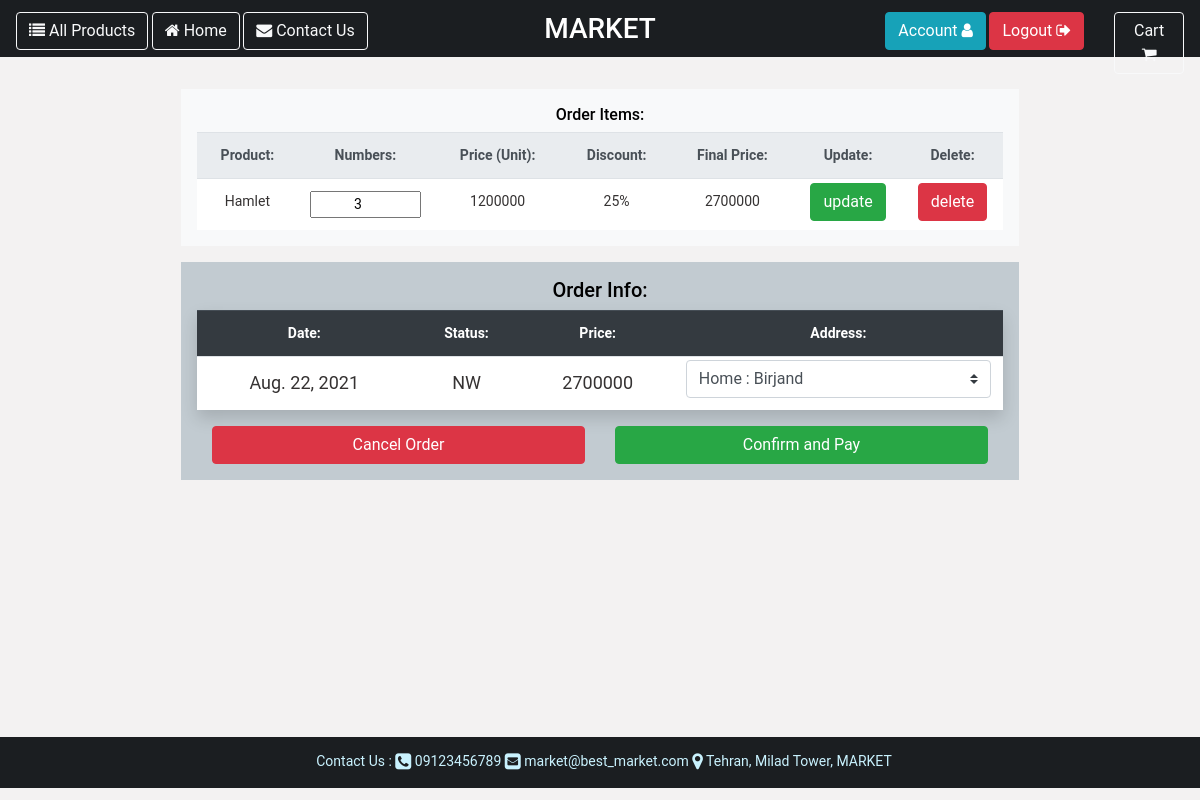
/order/cart/ (signed in), run on the app's committed database.
### order/models.py (models this page shows, shortened)
class OrderItem(BaseModel):
    product = models.ForeignKey(Product, verbose_name=_('selected product'),
                                help_text=_('select product for add to your Cart'), on_delete=models.CASCADE,
                                null=True, blank=True)
    product_number = models.IntegerField(verbose_name=_('numbers'), help_text=_('specify number of selected product'),
                                         null=False, blank=False, default=1)
    cart = models.ForeignKey(Cart, verbose_name=_('cart'), help_text=_('specify cart'), null=True, blank=True,
                             on_delete=models.CASCADE, related_name='cart_orderitems',
                             related_query_name='customer_cart_orderitems')
    def check_inventory(self):
        if self.product_number >= 1:
            if self.product.inventory_status() == 'Available':
                if self.product_number <= self.product.inventory:
                    return True
                else:
                    return _('Inventory shortage for this numbers!')
            else:
                return _('This product is unavailable!')
        else:
            return _('This number is incorrect!')
    def calculate_order_item_price(self):
        checking = self.check_inventory()
        if checking:
            order_item_price = self.product_number * self.product.calculate_final_price()
            return int(order_item_price)
        else:
            return checking

class Cart(BaseModel):
    customer = models.ForeignKey(Customer, verbose_name=_('customer'),
                                 help_text=_('specify owner customer for cart'),
                                 null=True, blank=True, on_delete=models.PROTECT)
    status = models.CharField(verbose_name=_('cart status'), help_text=_('display cart status'), max_length=20,
                              blank=False, null=False, choices=[('WA', _('waiting')), ('PD', _('paid'))],
                              default='WA')
    final_price = models.IntegerField(verbose_name=_('final price'), help_text=_('final cart price'),
                                    null=True, blank=True)
    order_status = models.CharField(verbose_name=_('customer order status'), help_text=_('display status of order'),
                                    blank=False, null=False,
                                    choices=[('NW', _('new')), ('SN', _('send')), ('CA', _('cancel'))],
                                    default='NW', max_length=20)
    order_address = models.ForeignKey(Address, verbose_name=_('customer address'),
                                      help_text=_('specify address for send order'),
                                      null=True, blank=True, on_delete=models.PROTECT)
    def order_date(self):
        return self.create_timestamp.date()
    def cart_price(self):
        items = OrderItem.objects.filter(cart__customer=self.customer)
        all_items = items.filter(cart__status='WA')
        price = 0
        for item in all_items:
            price += item.product.calculate_final_price() * item.product_number
        return int(price)
    def save(self, force_insert=False, force_update=False, using=None, update_fields=None):
        p = self.cart_price()
        self.final_price = p
        super().save(force_insert, force_update, using, update_fields)

### product/models.py (models this page shows, shortened)
class Product(BaseModel):
    name = models.CharField(verbose_name=_('english name'), max_length=50, help_text=_('enter name in english'),
                            null=False, blank=False)
    name_fa = models.CharField(verbose_name=_('farsi name'), max_length=50, help_text=_('enter name in farsi'),
                               null=False, blank=False)
    company_brand = models.CharField(verbose_name=_('english company brand'), max_length=30,
                                     help_text='enter company brand name in english', null=False, blank=False)
    company_brand_fa = models.CharField(verbose_name=_('farsi company brand'), max_length=30,
                                        help_text='enter company brand name in farsi', null=False, blank=False)
    category = models.ForeignKey(Category, verbose_name=_('category'), help_text=_('specify category'),
                                 on_delete=models.RESTRICT, null=False, blank=False)
    discount = models.ForeignKey(Discount, verbose_name=_('discount'), help_text=_('specify discount'),
                                 null=False, blank=False, on_delete=models.SET(0))
    price = models.IntegerField(verbose_name=_('price'), help_text=_('enter price'), null=False, blank=False)
    inventory = models.IntegerField(verbose_name=_('inventory'), help_text=_('specify product inventory'),
                                    null=False, blank=False)
    image = models.FileField(verbose_name=_('product image'), help_text=_('upload image of product'), null=True,
                             blank=True, upload_to='product/images/')
    specifications = models.CharField(verbose_name=_('english product specifications'), null=True, blank=True,
                                      help_text=_('enter product specifications in english'), max_length=100)
    specifications_fa = models.CharField(verbose_name=_('farsi product specifications'), null=True, blank=True,
                                         help_text=_('enter product specifications in farsi'), max_length=100)
    def calculate_final_price(self):
        final_price = self.price
        if self.discount.specify_discount_status() == 'Active':
            if self.discount.type == '$':
                final_price = self.price - self.discount.value
            elif self.discount.type == '%':
                if self.discount.value != 0:
                    final_price = self.price - ((self.discount.value / 100) * self.price)
                else:
                    pass
        return int(final_price)
    def inventory_status(self):
        if self.inventory > 0:
            status = _('Available')
        else:
            status = _('Unavailable')
        return status
    def __str__(self):
        return f'{self.name}'

class Discount(BaseModel):
    type = models.CharField(verbose_name=_('discount type'), help_text=_('specify type of discount'), null=False,
                            blank=False, choices=[('%', _('percent')), ('$', _('cash'))], max_length=15)
    value = models.IntegerField(verbose_name=_('discount value'), help_text=_('specify discount value'), null=True,
                                blank=True, default=0)
    max_value = models.IntegerField(verbose_name=_('maximum value'), help_text=_('specify maximum value'),
                                    null=True, blank=True)
    start_time = models.DateField(verbose_name=_('discount start time'),
                                  help_text=_('specify start time'), null=False, blank=False)
    expire_time = models.DateField(verbose_name=_('discount expire time'),
                                   help_text=_('specify expire time'), null=False, blank=False)
    def specify_discount_status(self):
        if datetime.now().date() > self.expire_time:
            status = 'Expired'
        elif datetime.now().date() < self.start_time:
            status = 'Waiting'
        else:
            status = 'Active'
        return status
    def __str__(self):
        if self.specify_discount_status() == 'Active':
            return f'{self.value}{self.type}'
        else:
            return '-'

### order/views.py (the view, shortened to what this page needs)
# urls.py: path('cart/', CartView.as_view(), name='customer_cart'),
class CartView(LoginRequiredMixin, View):
    def get(self, request, *args, **kwargs):
        try:
            customer = Customer.objects.get(id=self.request.user.id)
        except Customer.DoesNotExist:
            return redirect(reverse('customer:login'))
        addresses = Address.objects.filter(owner=customer)
        new_orderitems = set(request.COOKIES.get("cart", "").split(","))
        customer_carts = Cart.objects.filter(customer=customer)
        customer_cart = customer_carts.filter(status='WA')
        if customer_cart.count() == 1:
            cart = customer_cart[0]
        else:
            cart = Cart.objects.create(customer=customer)
            cart.save()
        cart.save()
        cart_orderitems = OrderItem.objects.filter(cart=cart)
        response = render(request, 'order/cart.html',
                          {'customer': customer, 'customer_cart': cart, 'addresses': addresses,
                           'orderitems': cart_orderitems})
        response.set_cookie("cart", '')
        return response

### core/models.py (called while the page is built)
    def get_queryset(self):
        return super().get_queryset().filter(deleted=False)

    def get_queryset(self):
        return super().get_queryset().filter(deleted=False)

### templates/order/cart.html (shortened to what this page needs)
{% extends "base.html" %}
{% load i18n %}
{% load static %}
{% block content %}
    <div class="container-fluid p-3 w-75 m-auto text-center" style="min-height: 85vh">
        <div class="row ">
            <div class="container-fluid m-auto">
                <div class="container-fluid m-auto" >
                    <div class="form-group bg-light p-3">
                        <table class="table table-responsive-md m-auto text-center">
                            <h6 class="text-center">{% translate 'Order Items:' %}</h6>
                            <tr style="background-color: #c2cbd1; text-align: center" class="thead-light">
                                <th>
                                    {% translate 'Product:' %}
                                </th>
                                <th>
                                    {% translate 'Numbers:' %}
                                </th>
                                <th>
                                    {% translate 'Price (Unit):' %}
                                </th>
                                <th>
                                    {% translate 'Discount:' %}
                                </th>
                                <th>
                                    {% translate 'Final Price:' %}
                                </th>
                                <th>
                                    {% translate 'Update:' %}
                                </th>
                                <th>
                                    {% translate 'Delete:' %}
                                </th>
                            </tr>
                            {% for orderitem in orderitems %}
                                {% include 'order/orderitem_card_for_cart.html' with order_item_detail=orderitem %}
                            {% endfor %}
                        </table>
                    </div>
                </div>
            <div class="container-fluid m-auto" >
                <form class="form-group order_item_card_view text-left m-auto p-3"
                      style="background-color: #c2cbd1" method="post" enctype="multipart/form-data">
                    <h5 style="text-align: center">{% translate 'Order Info:' %}</h5>
                    <table class="table table-responsive-md m-auto shadow ">
                        <tr style="background-color: #c2cbd1; text-align: center" class="thead-dark">
                            <th>
                                {% translate 'Date:' %}
                            </th>
                            <th>
                                {% translate 'Status:' %}
                            </th>
                            <th>
                                {% translate 'Price:' %}
                            </th>
                            <th>
                                {% translate 'Address:' %}
                            </th>
                        </tr>
                        <tr style="background-color: white; font-size: large; text-align: center" class="thead-light">
                            <td style="color: #353232; ">{{ customer_cart.order_date }}</td>
                            <td style="color: #353232; ">{{ customer_cart.order_status }}</td>
                            <td style="color: #353232; ">{{ customer_cart.final_price }}</td>
                            <td style="color: #353232; padding-top: 3px">
                                <div class="input-group">
                                    <select class="custom-select" id="inputGroupSelect02" name="address">
                                        {% for address in addresses %}
                                            <option value='{{ address.id }}'>{{ address.title }}
                                                : {{ address.city }}</option>
                                        {% endfor %}
                                    </select>
                                </div>
                            </td>
                        </tr>
                    </table>
                    <div class="row pt-3 m-auto">
                        <div class="col-6">
                            <input type="submit" name="cancel" id="cancel"
                                   value="{% translate 'Cancel Order' %}" class="btn btn-danger btn-block">
                        </div>
                        <div class="col-6">
                            <input type="submit" name="confirm" id="confirm"
                                   value="{% translate 'Confirm and Pay' %}" class="btn btn-success btn-block">
                        </div>
                    </div>
                </form>
            </div>
            </div>
        </div>
    </div>
{% endblock %}

### templates/order/orderitem_card_for_cart.html (shortened to what this page needs)
<form method="post" enctype="multipart/form-data">
<tr style="background-color: white; text-align: center">
    <td style="color: #353232; ">{{ order_item_detail.product }}</td>
    <td style="color: #353232; ">
        <input class="input-group text-center" id="number" name="number" min="1"
               max="{{ order_item_detail.product.inventory }}" type="number"
               value="{{ order_item_detail.product_number }}">
    </td>
    <td style="color: #353232; ">{{ order_item_detail.product.price }}</td>
    <td style="color: #353232; ">{{ order_item_detail.product.discount }}</td>
    <td style="color: #353232; ">{{ order_item_detail.calculate_order_item_price }}</td>
    <td style="color: #353232; padding: 4px">
        <input type="submit" name="update" id="update" value="update" class="btn btn-success">
    </td>
    <td style="color: #353232; padding: 4px">
        <input type="submit" name="delete" id="delete" value="delete" class="btn btn-danger">
    </td>
</tr>
</form>

### static/shared/css/base.css (style rules this page uses)
html, body { height: 100%; }
body { margin: auto; padding: 10px; font-size: 14px; font-family: "Roboto","Lucida Grande","DejaVu Sans","Bitstream Vera Sans",Verdana,Arial,sans-serif; color: black; background: lightsteelblue; }

### data on the page
OrderItem: product "Hamlet", number "3", product.price "1200000", product.discount "25%", calculate_order_item_price "2700000"
Cart: order_date "Aug. 22, 2021", order_status "NW", final_price "2700000"

### other printed values
form field address "Home : Birjand"
